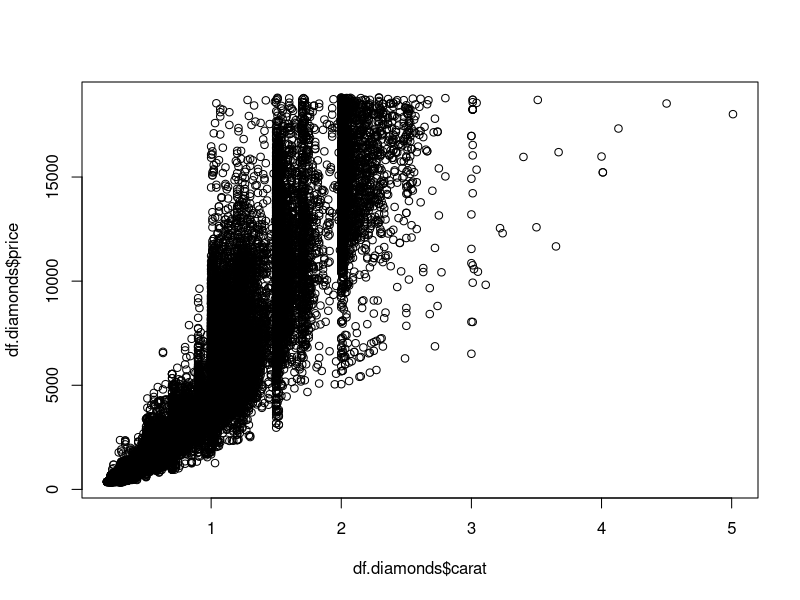
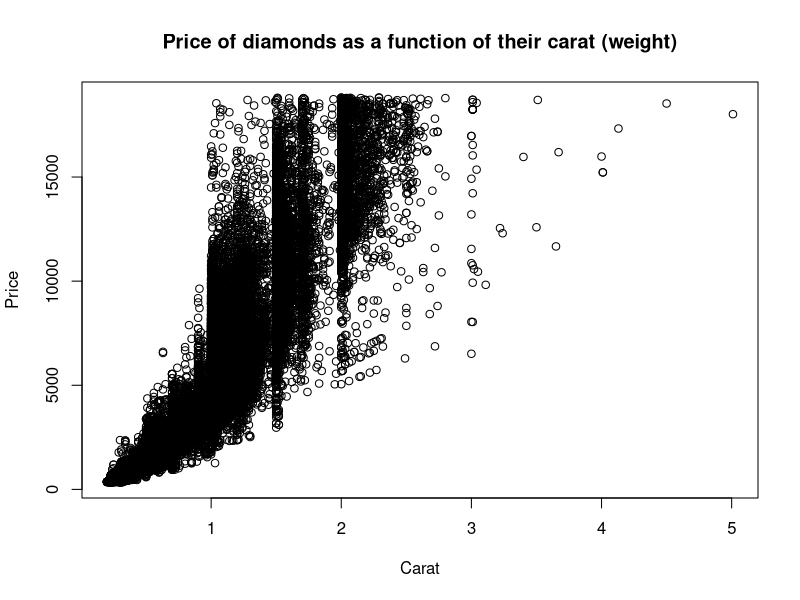
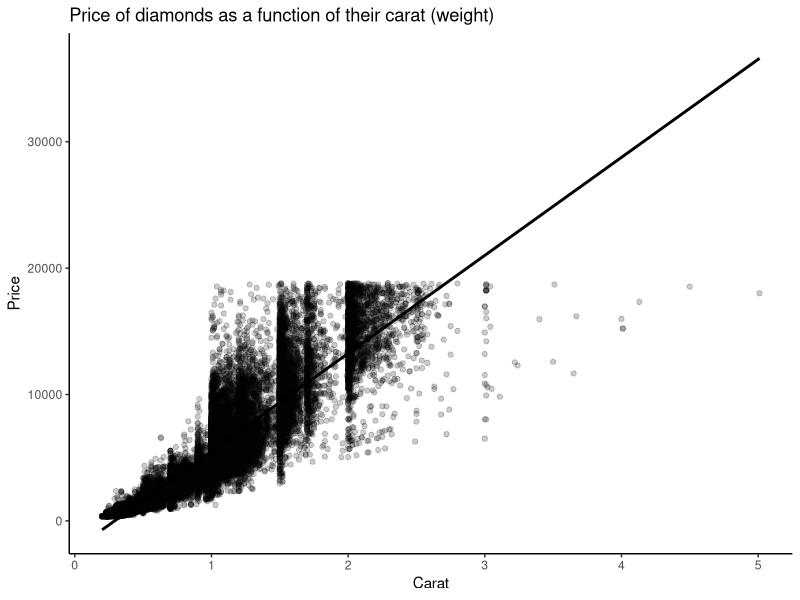
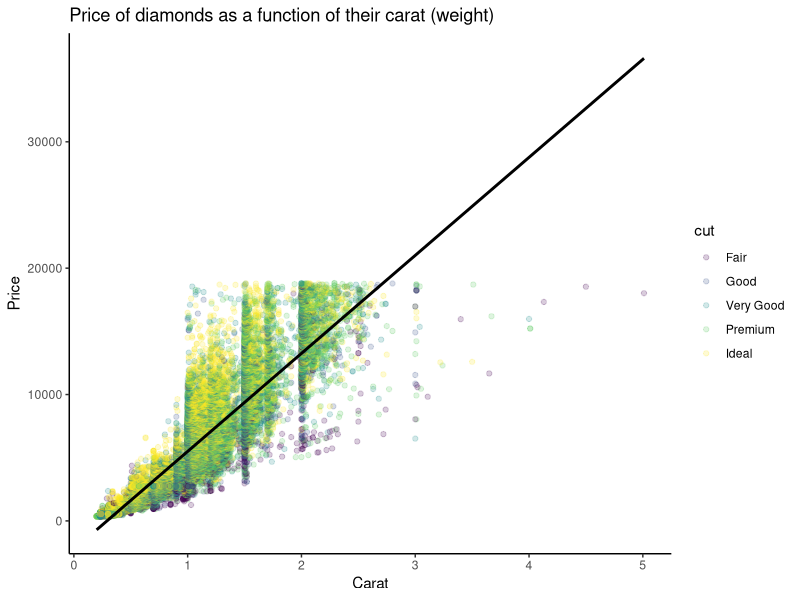
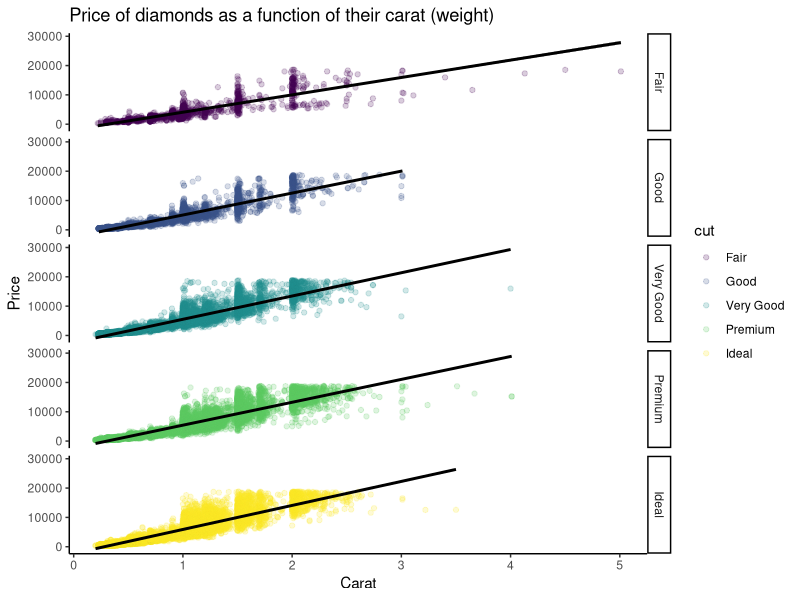
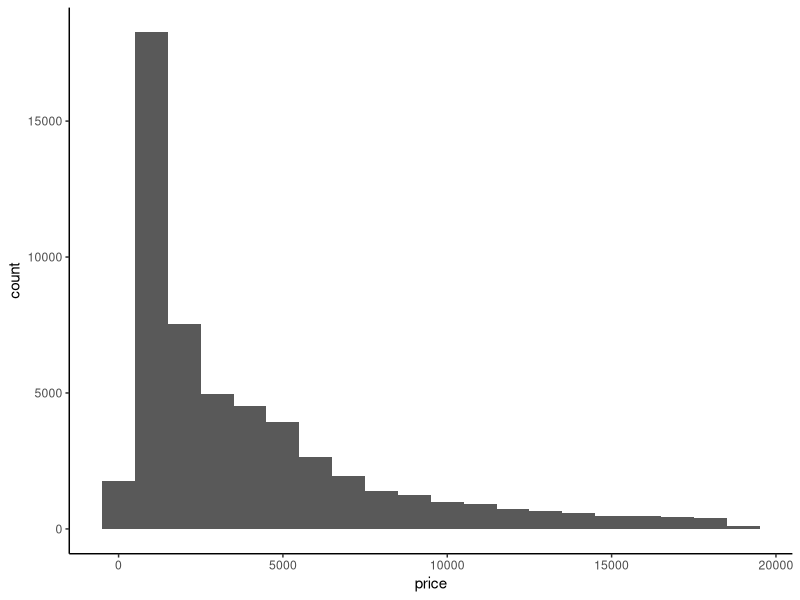
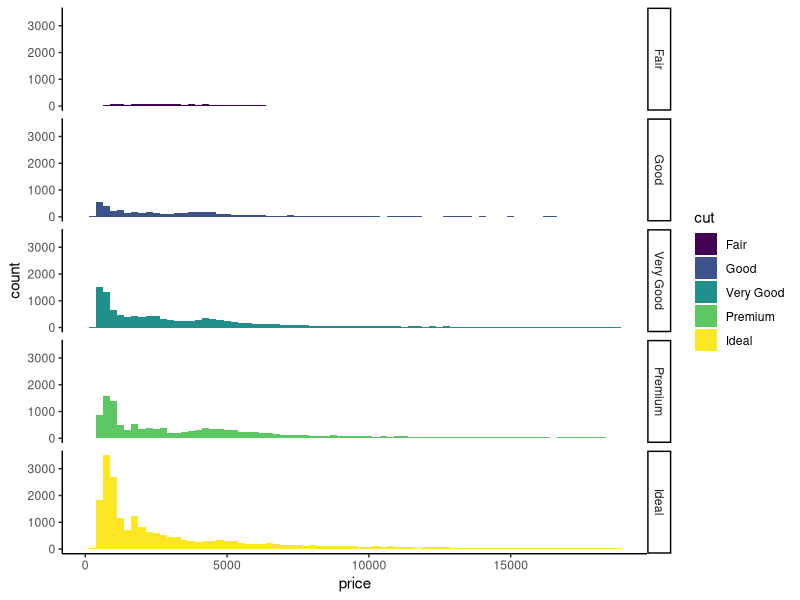
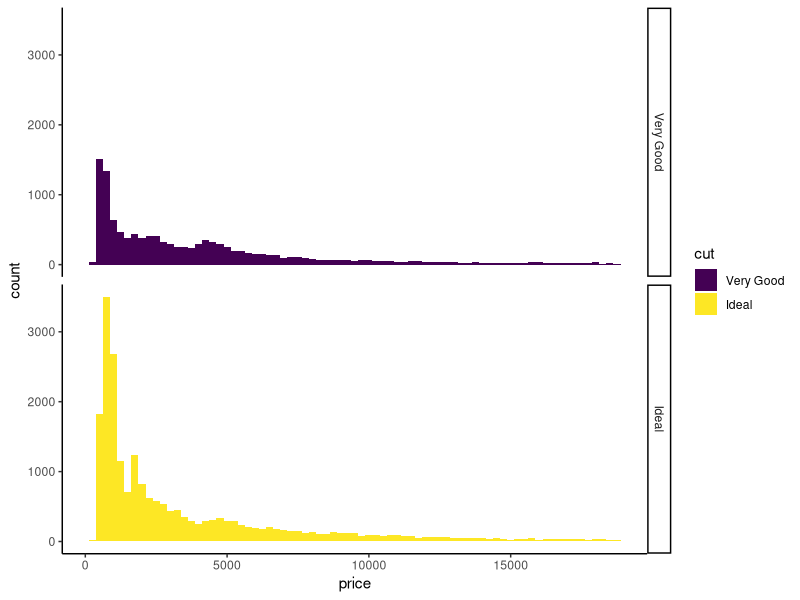

The R script that drew these images, in order:
## ---- chunk 1
#| echo: true
#| code-fold: false 
#| code-summary: "Show me the code"
#| output-location: column
#| fig-width: 6
#| fig-height: 4

library(tidyverse)

# create a copy of the built-in "diamonds" dataset to manipulate
df.diamonds <- diamonds

# preview the data frame
df.diamonds %>% 
  head(5)
## ---- chunk 2
#| echo: true
#| code-fold: false 
#| code-summary: "Show me the code"
#| output-location: column
#| fig-width: 6
#| fig-height: 4

plot(x = df.diamonds$carat, 
     y = df.diamonds$price)
## ---- chunk 3
#| echo: true
#| code-fold: false 
#| code-summary: "Show me the code"
#| output-location: column
#| fig-width: 6
#| fig-height: 4

plot(x = df.diamonds$carat, 
     y = df.diamonds$price, 
     xlab = "Carat", 
     ylab = "Price", 
     main = "Price of diamonds as a function of their carat (weight)")
## ---- chunk 4
#| echo: true
#| code-fold: true 
#| code-summary: "Show me the code"
#| output-location: column
#| fig-width: 6
#| fig-height: 4

# first, let's reproduce the base R plot from above
df.diamonds %>% 
  ggplot(data = .,
         mapping = aes(x = carat,
                       y = price)) +
  geom_point(alpha = 0.2) +
  geom_smooth(method = "lm",
              color = "black") +
  labs(title = "Price of diamonds as a function of their carat (weight)") +
  xlab("Carat") +
  ylab("Price") +
  theme_classic()
## ---- chunk 5
#| echo: true
#| code-fold: true
#| code-summary: "Show me the code"
#| output-location: column
#| fig-width: 6
#| fig-height: 4

# what happens if we color the data points by their cut
df.diamonds %>% 
  ggplot(data = .,
         mapping = aes(x = carat,
                       y = price,
                       color = cut)) +
  geom_point(alpha = 0.2) +
  geom_smooth(method = "lm",
              color = "black") +
  labs(title = "Price of diamonds as a function of their carat (weight)") +
  xlab("Carat") +
  ylab("Price") +
  theme_classic()
## ---- chunk 6
#| echo: true
#| code-fold: true
#| code-summary: "Show me the code"
#| output-location: column
#| fig-width: 6
#| fig-height: 4

# it looks like the relationship may by influenced by the cut variable
# let's replot these relationships separately by just adding a 1 line of code!
df.diamonds %>% 
  ggplot(data = .,
         mapping = aes(x = carat,
                       y = price,
                       color = cut)) +
  geom_point(alpha = 0.2) +
  geom_smooth(method = "lm",
              color = "black") +
  facet_grid(rows = vars(cut)) +
  labs(title = "Price of diamonds as a function of their carat (weight)") +
  xlab("Carat") +
  ylab("Price") +
  theme_classic()
## ---- chunk 7
#| echo: true
#| code-fold: true
#| code-summary: "Show me the code"
#| output-location: column
#| fig-width: 6
#| fig-height: 4

# first, the most basic histogram
df.diamonds %>% 
  ggplot(data = .,
         mapping = aes(x = price)) +
  geom_histogram(binwidth = 1000) +
  theme_classic()
## ---- chunk 8
#| echo: true
#| code-fold: true
#| code-summary: "Show me the code"
#| output-location: column
#| fig-width: 6
#| fig-height: 4

# what is the distribution of price by clarity in this data set?
df.diamonds %>% 
  ggplot(data = .,
         mapping = aes(x = price,
                       fill = cut)) +
  geom_histogram(binwidth = 250) +
  facet_grid(rows = vars(cut)) +
  theme_classic()
## ---- chunk 9
#| echo: true
#| code-fold: true
#| code-summary: "Show me the code"
#| output-location: column
#| fig-width: 6
#| fig-height: 4

# what is the distribution of price by clarity in this data set, for just the
# Very Good and Ideal diamonds?
df.diamonds %>% 
  filter(cut == "Very Good" | cut == "Ideal") %>% 
  ggplot(data = .,
         mapping = aes(x = price,
                       fill = cut)) +
  geom_histogram(binwidth = 250) +
  facet_grid(rows = vars(cut)) +
  theme_classic()
## ---- chunk 10
#| echo: true
#| code-fold: true
#| code-summary: "Show me the code"
#| output-location: column
#| fig-width: 6
#| fig-height: 4

# let's first see what the mean and sd weight is by each cut of diamond
df.diamonds %>% 
  group_by(cut) %>% 
  summarise(mean_price = mean(carat),
            sd_price = sd(carat))
## ---- chunk 11
#| echo: true
#| code-fold: true
#| code-summary: "Show me the code"
#| output-location: column
#| fig-width: 6
#| fig-height: 4

# now, let's make a fancy (and descriptive) plot of these means using the
# stat_summary() function

df.diamonds %>% 
  ggplot(data = .,
         mapping = aes(x = cut,
                       y = price,
                       fill = cut,
                       color = cut)) +
  geom_point(alpha = 0.1,
             position = position_jitterdodge(jitter.width = 1,
                                             jitter.height = 0,
                                             dodge.width = 0.5),
             size = 1.25) +
  stat_summary(fun.data = "mean_cl_boot",
               geom = "pointrange",
               color = "black",
               position = position_dodge(width = 0.3),
               shape = 21,
               size = 1.25) +
  coord_cartesian(ylim = c(3000, 5500)) +
  theme_classic()
## ---- chunk 12
#| echo: true
#| code-fold: false
#| code-summary: "Show me the code"
#| output-location: column
#| fig-width: 6
#| fig-height: 4

# load a copy of the ChickWeight data frame
df.cw <- ChickWeight
## ---- chunk 13
#| echo: true
#| code-fold: false
#| code-summary: "Show me the code"

# Task 1: use your tidyverse knowledge to summarize the mean weight of all 
# chicks for each diet
## ---- chunk 14
#| echo: true
#| code-fold: false
#| code-summary: "Show me the code"

# Task 2: now make a plot that contains the mean and 95% CI for each diet
## ---- chunk 15
#| echo: true
#| code-fold: false
#| code-summary: "Show me the code"

# Task 3: you're now interested in seeing whether the distribution of
# chick weights varies as a function of time. Make a publication-ready 
# figure that plots the distribution of chick weights that separates 
# the distributions by time, and color code each distribution accordingly
## ---- chunk 16
#| echo: true
#| code-fold: false
#| code-summary: "Show me the code"

# Task 4: it has come to your attention that different researchers 
# collected data from different chicks over the course of the experiment, 
# and that two of these researchers might not have followed the protocol 
# correctly. Specifically, researcher "JP" collected the first 10 chicks, 
# and researcher "HQ" collected the last 10 chicks.
# Combining your data wrangling and ggplot skills, compare the weights 
# across time for the chicks that JP collected against the chicks that 
# HQ collected.
#
# Note: there are many ways to go about solving this problem. 
# Tip: think about the solution that would be the most "readable" to an 
# outside reviewer of this code (i.e., this whole problem can be solved 
# using a single paragraph of piped commands).
